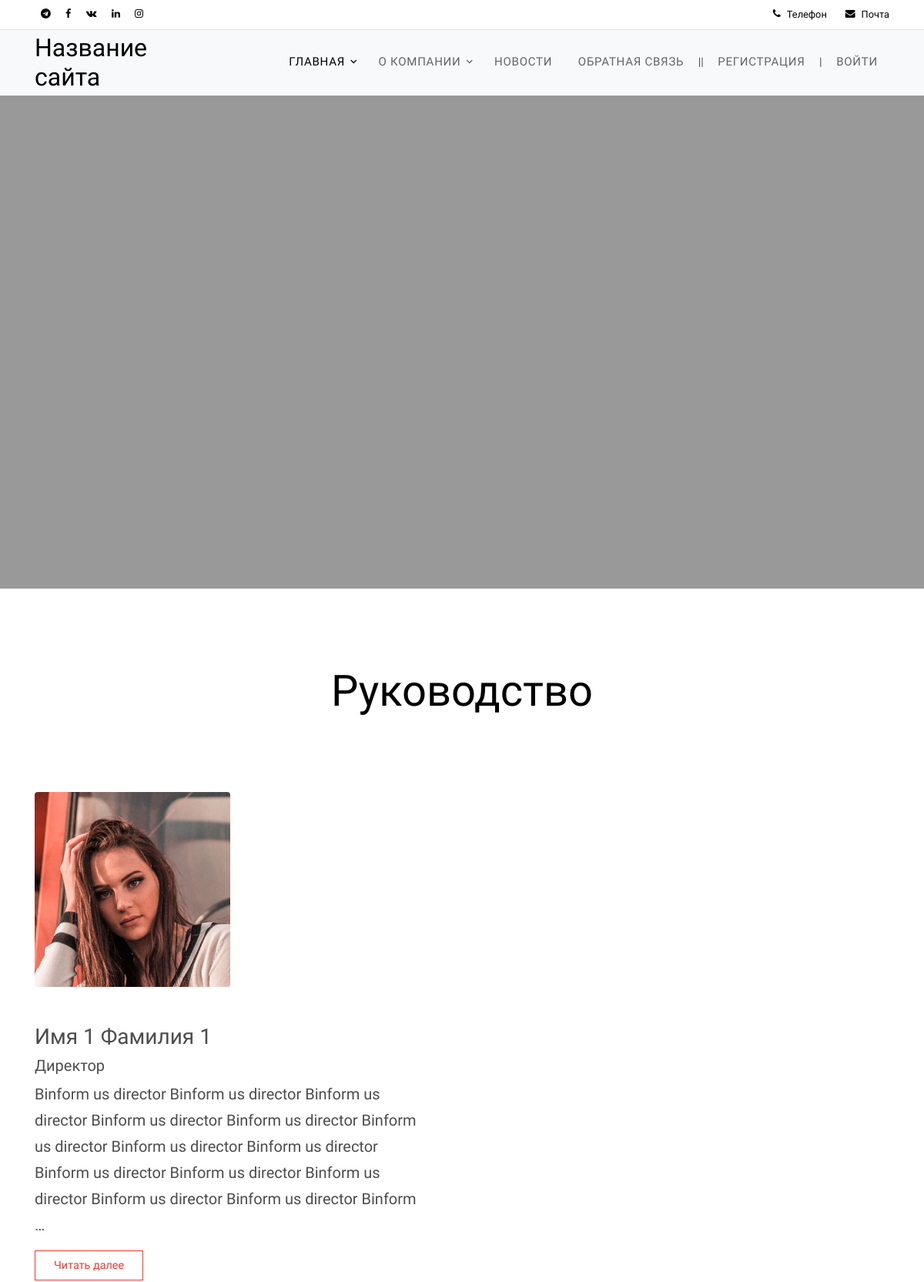
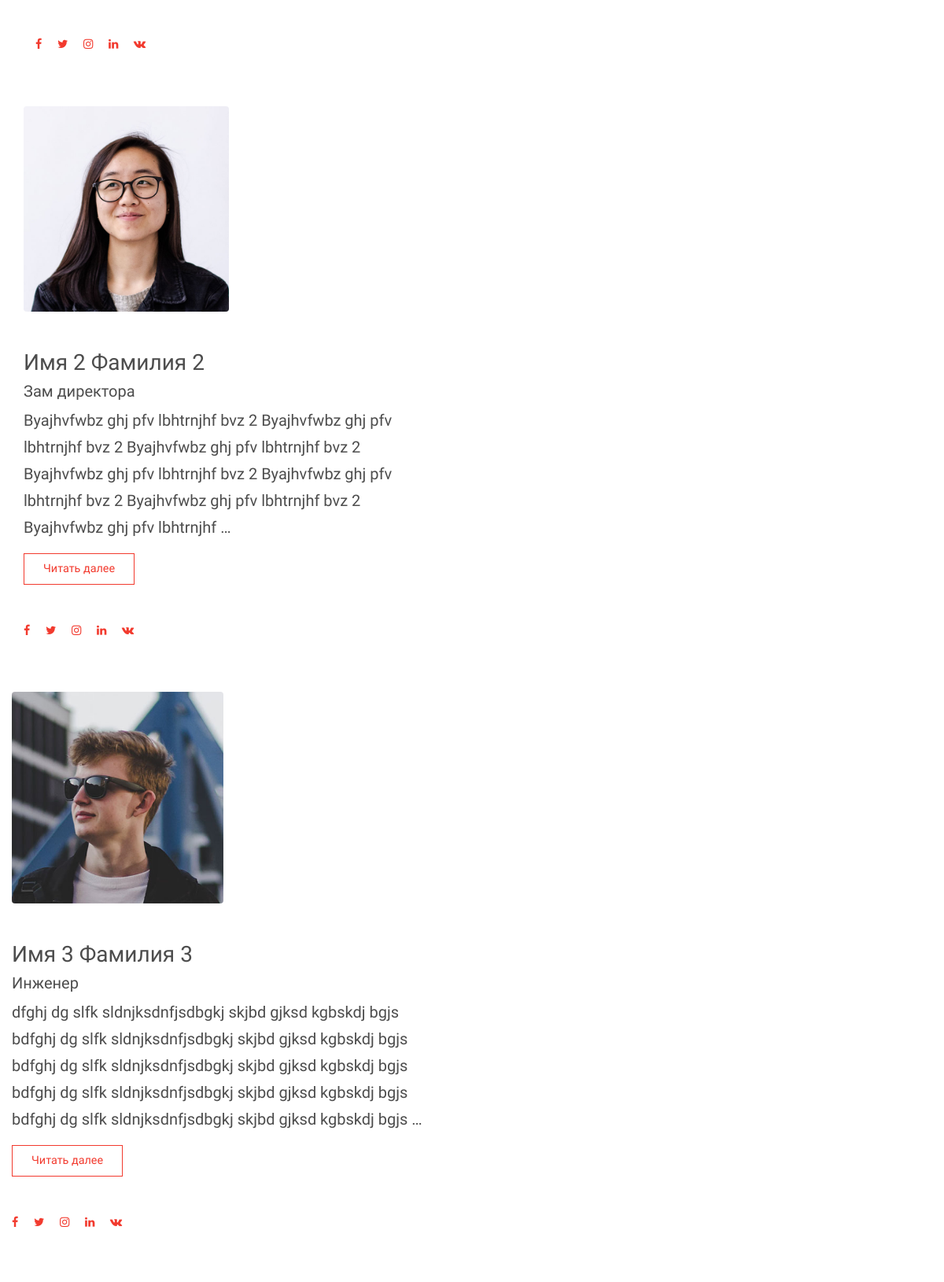
The page /about/cat/direktor/ (upper part) on the database its author committed (2 pictures, top to bottom).
### about/models.py (models this page shows, shortened)
class Portfolio(models.Model):
    post = models.ForeignKey('Category_Portfolio', verbose_name='Должность', on_delete=models.PROTECT)
    avatar = models.ImageField('Аватарка', upload_to='static/images/portfolio/%Y/%m/%d/')
    lname = models.CharField('Имя', max_length=20, default='')
    fname = models.CharField('Фамилия', max_length=50, default='')
    tel = PhoneNumberField(verbose_name='Телефон')
    email = models.EmailField('Почта', default='')
    message = models.TextField('Информация')
    is_jobs = models.BooleanField(verbose_name='Работает', default=True)
    slug = models.SlugField(verbose_name='URL', unique=True, db_index=True, max_length=220)
    class Meta:
        verbose_name = 'Портфолио'
        verbose_name_plural = 'Потфолио'

class Category_Portfolio(models.Model):
    name = models.CharField('Наименование должности', max_length=100)
    text = models.TextField('Функциональные обязанности', )
    slug = models.SlugField(verbose_name='URL', unique=True, db_index=True)
    class Meta:
        verbose_name = 'Должность'
        verbose_name_plural = 'Должности'
    def __str__(self):
        return self.name

### about/views.py (the view)
# urls.py: path('cat/<slug:category_slug>/', show_category_portfolio, name='show_category_portfolio'),
def show_category_portfolio(request, category_slug):
    category = get_object_or_404(Category_Portfolio, slug=category_slug)
    port = Portfolio.objects.filter(slug=category_slug)
    port1 = Portfolio.objects.all()
    cats = Category_Portfolio.objects.all()
    data = {
        'port': port,
        'category': category,
        'cats': cats,
        'cat_selected': category_slug,
        'port1': port1,
        'ids_news': '2',  # id for displaying the news on the main page
        'name_site': 'Название сайта',
        'email_header': 'Почта',
        'phoneheader': 'Телефон',
        'fb_url': 'Ссылка на facebook',
        'tw_url': 'Ссылка на twitter',
        'ld_url': 'Ссылка на linkedin',
        'inst_url': 'Ссылка на instagram',
        'title_main': 'Информация',  # title in string main
        'subtitle_main': 'о компании',  # subtitle us string main
        'image_header': '/static/images/hero_bg_2.jpg',  # image us main
        'text_button_1': 'Download',
        'link_button_1': '#',
        'text_button_2': 'GetInTouch',
        'link_button_2': '#',
        'leadership': 'Руководство',
        'footer_copyright': 'Copyright © 2021 All Rights Reserved',  # footer
        'blok_adress_title': 'Беларусь, Брестская область',
        'block_adres_subtitle': 'Кобринский р-н, д. Пески-2',
        'block_adres_subtitle_1': ' ул.Луговая 26',
        'block_adres_subtitle_2': 'Tel. + 375(29) 112-76-32',
        'block_adres_subtitle_3': 'tests@tests.com',
        'block_adres_subtitle_4': 'УНП: 291052118',
        'blok_0_adress_title': '',
        'block_0_adres_subtitle': '',
        'block_0_adres_subtitle_1': '',
        'block_0_adres_subtitle_2': '',
        'block_0_adres_subtitle_3': '',
        'block_0_adres_subtitle_4': '',  # /footer
        'leadership_1': int(1),  # leadership_1
        'leadership_2': int(2),  # leadership_2
        'More_Peopple': 'Наши сотрудники',
        'contact_us_text': 'Связяаться с нами!',
        'contact_us_urls': '/contact',
    }
    return render(request, 'about/category_portfolio.html', data)

### about/templates/about/category_portfolio.html (shortened to what this page needs)
{% extends 'main/base.html' %}
{% block content %}
    <div class="site-blocks-cover inner-page overlay" style="background-image: url({{ image_header }});" data-aos="fade" data-stellar-background-ratio="0.5">
      <div class="container">
        <div class="row align-items-center justify-content-center">
          <div class="col-md-7 text-center">
          </div>
        </div>
      </div>
    </div>
    <div class="site-section section-about">
      <div class="container">
        <div class="row mb-5 justify-content-center">
          <div class="col-md-6 text-center">
            <h2 class="display-4 text-black mb-5">{{ leadership }}</h2>
          </div>
        </div>
        {% for a in port1 %}
          {% if category.slug == cat_selected %}
        <div class="row">
          <div class="col-md-6 pr-md-5 text-left mb-5">
            <div>
              <img src="{{ a.avatar }}" alt="Image" class="w-50 mb-5 rounded">
              <h3>{{ a.lname }} {{ a.fname }}</h3>
              <h5>{{ a.post }}</h5>
              <p class="lead">{{ a.message|truncatewords:40 }}</p>
              <p><a href="{{ get_absolute_url }}" class="btn btn-outline-primary btn-sm rounded-0 p-2 px-4">Читать далее</a></p>
              <p class="mt-5">
                <a href="#" class="py-4 pl-0 pr-2"><span class="icon-facebook"></span></a>
                <a href="#" class="py-4 pl-2 pr-2"><span class="icon-twitter"></span></a>
                <a href="#" class="py-4 pl-2 pr-2"><span class="icon-instagram"></span></a>
                <a href="#" class="py-4 pl-2 pr-2"><span class="icon-linkedin"></span></a>
                <a href="#" class="py-4 pl-2 pr-2"><span class="icon-vk"></span></a>
              </p>
            </div>
          </div>
            {% endif %}
            {% endfor %}
             </div>
      </div>
    </div>
<br>
{% endblock %}

### static/css/style.css (style rules this page uses)
body { line-height: 1.7; color: #4d4d4d; font-weight: 400; font-size: 0.9rem; font-family: "Roboto Mono", SFMono-Regular, Menlo, Monaco, Consolas, "Liberation Mono", "Courier New", monospace; font-family: "Nunito Sans", -apple-system, BlinkMacSystemFont, "Segoe UI", Roboto, "Helvetica Neue", Arial, sans-serif, "Apple Color Emoji", "Segoe UI Emoji", "Segoe UI Symbol", "Noto Color Emoji"; }
a { -webkit-transition: .3s all ease; -o-transition: .3s all ease; transition: .3s all ease; }
.text-black { color: #000 !important; }
.btn { position: relative; top: 0; }
.btn.btn-sm { font-size: 0.9rem; }
.site-section { padding: 3em 0; }
@media (min-width: 768px) { .site-section { padding: 7em 0; } }
.site-blocks-cover { background-size: cover; background-repeat: no-repeat; background-position: top; }
.site-blocks-cover.overlay { position: relative; }
.site-blocks-cover.overlay:before { position: absolute; content: ""; left: 0; bottom: 0; right: 0; top: 0; background: rgba(0, 0, 0, 0.4); }
.site-blocks-cover, .site-blocks-cover .row { min-height: 600px; height: calc(100vh); }
.site-blocks-cover.inner-page, .site-blocks-cover.inner-page .row { min-height: 600px; height: calc(80vh); }

### rows shown on the page
Portfolio: avatar (picture), lname "Имя 1", fname "Фамилия 1", post "Директор", message "Binform us director Binform us director Binform us director Binform us director Binform us director Binform us director Binform us director Binform us director Binform us director Binform us director Binform us director Binform us director Binform us director Binform …"
Portfolio: avatar (picture), lname "Имя 2", fname "Фамилия 2", post "Зам директора", message "Byajhvfwbz ghj pfv lbhtrnjhf bvz 2 Byajhvfwbz ghj pfv lbhtrnjhf bvz 2 Byajhvfwbz ghj pfv lbhtrnjhf bvz 2 Byajhvfwbz ghj pfv lbhtrnjhf bvz 2 Byajhvfwbz ghj pfv lbhtrnjhf bvz 2 Byajhvfwbz ghj pfv lbhtrnjhf bvz 2 Byajhvfwbz ghj pfv lbhtrnjhf …"
Portfolio: avatar (picture), lname "Имя 3", fname "Фамилия 3", post "Инженер", message "dfghj dg slfk sldnjksdnfjsdbgkj skjbd gjksd kgbskdj bgjs bdfghj dg slfk sldnjksdnfjsdbgkj skjbd gjksd kgbskdj bgjs bdfghj dg slfk sldnjksdnfjsdbgkj skjbd gjksd kgbskdj bgjs bdfghj dg slfk sldnjksdnfjsdbgkj skjbd gjksd kgbskdj bgjs bdfghj dg slfk sldnjksdnfjsdbgkj skjbd gjksd kgbskdj bgjs …"

### other values the page prints
{{ phoneheader }} "Телефон"
{{ email_header }} "Почта"
{{ name_site }} "Название сайта"
{{ leadership }} "Руководство"
